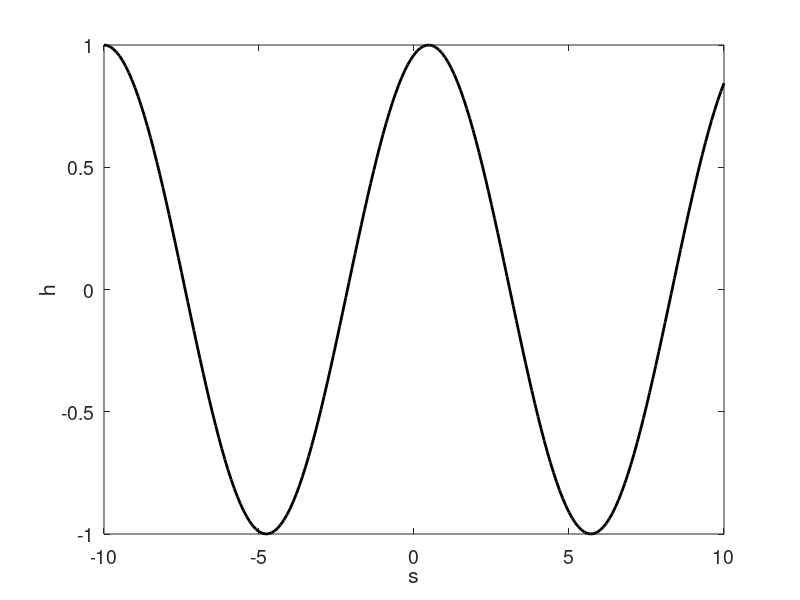

This chart was generated by the following MATLAB code:
clc;
clear;
close all;
x=-10:0.1:10;
% return
y=cos(0.6*(x+10));
plot(x,y,'linewidth',2,'k')
xlabel('s')
ylabel('h')
set(gca,'fontsize',14)
